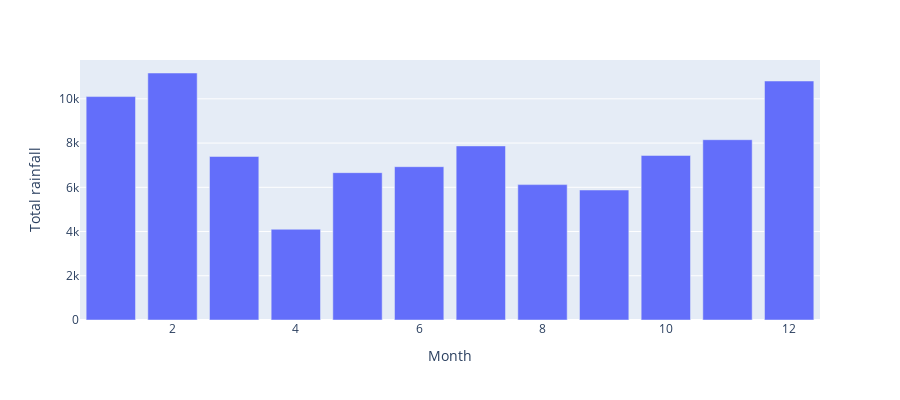

Notebook cell for this chart:
### Code cell
fig = px.bar(rainfall_df, x="Month", y="Rainfall",
             labels={"Rainfall": "Total rainfall"},
             height=400)
fig.show()

### Figure 1 — Plotly figure (JSON) as saved in the notebook; plotly's stock layout.template omitted (floating-point values rounded to 4 significant figures)
{"data": [{"alignmentgroup": "True", "hovertemplate": "Month=%{x}<br>Total rainfall=%{y}<extra></extra>", "legendgroup": "", "marker": {"color": "#636efa", "pattern": {"shape": ""}}, "name": "", "offsetgroup": "", "orientation": "v", "showlegend": false, "textposition": "auto", "type": "bar", "x": [1, 2, 3, 4, 5, 6, 7, 8, 9, 10, 11, 12], "xaxis": "x", "y": [10100.0, 11170.0, 7394.0, 4102.0, 6661.0, 6932.0, 7871, 6121.0, 5878.0, 7440.0, 8151.0, 10810.0], "yaxis": "y"}], "layout": {"barmode": "relative", "height": 400, "legend": {"tracegroupgap": 0}, "margin": {"t": 60}, "xaxis": {"anchor": "y", "domain": [0, 1], "title": {"text": "Month"}}, "yaxis": {"anchor": "x", "domain": [0, 1], "title": {"text": "Total rainfall"}}}}
